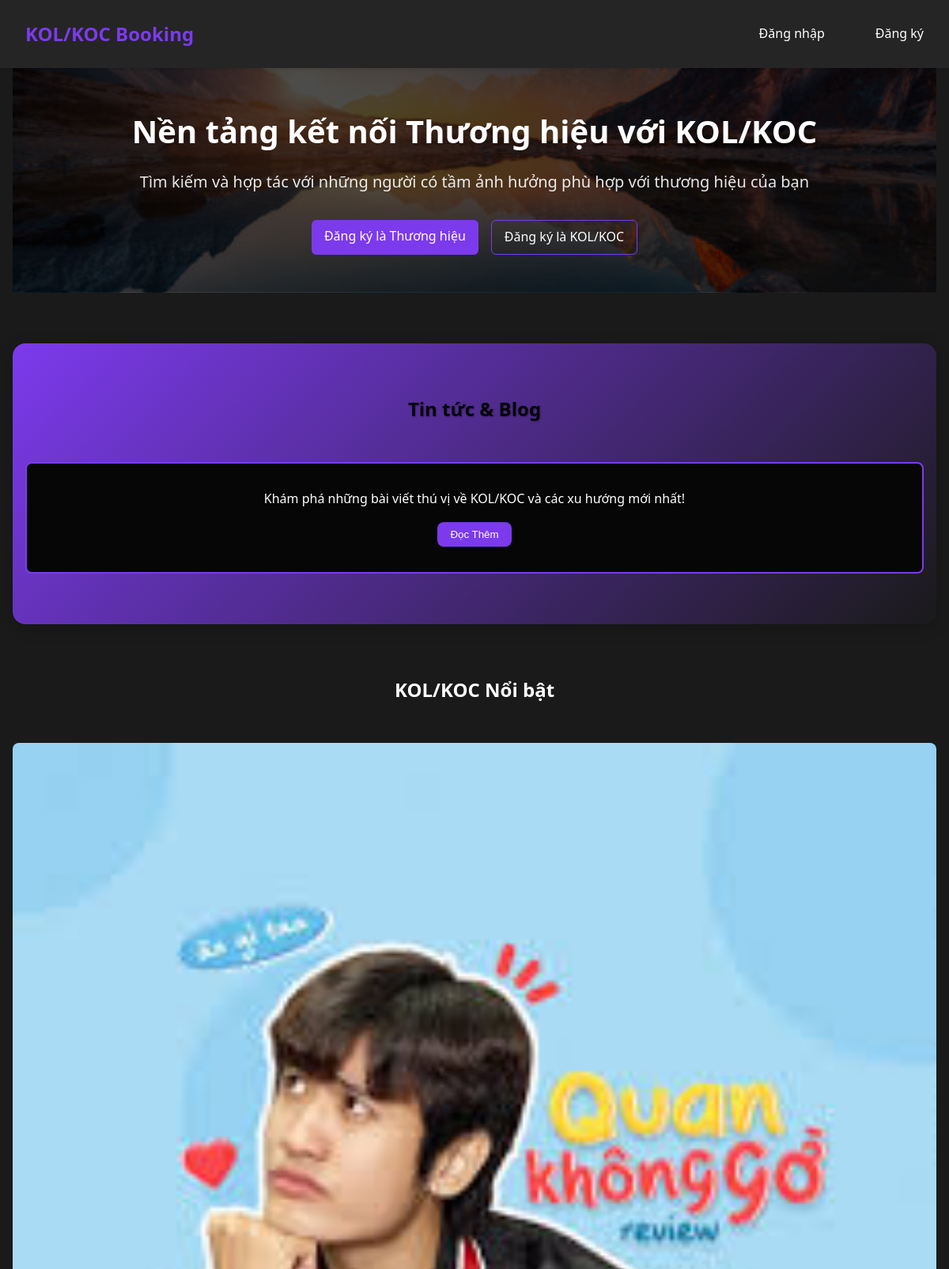
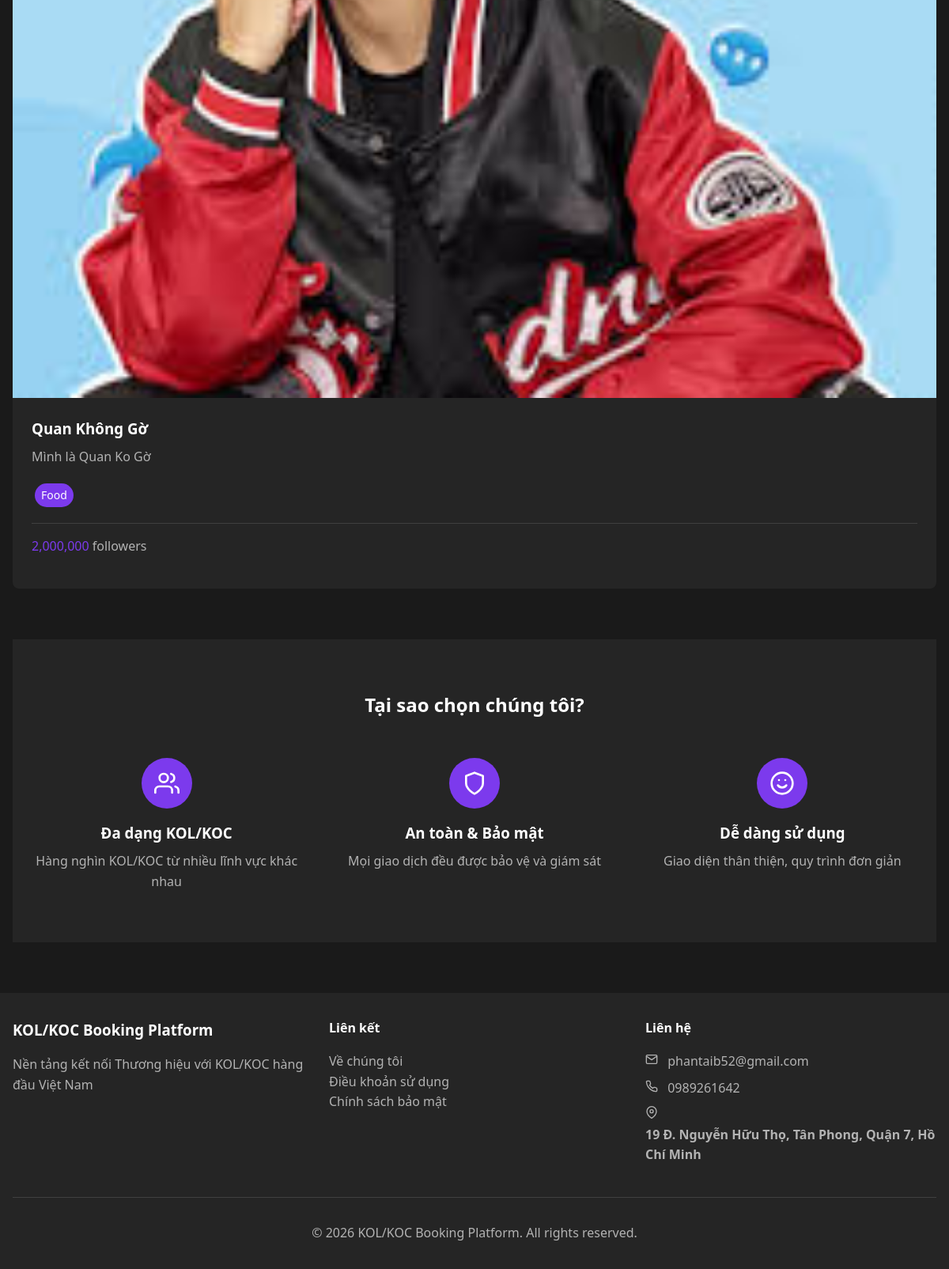
/view, run on the app's committed database (2 pictures, top to bottom).
### tables this page shows
CREATE TABLE `settings` (
  `id` varchar(50) NOT NULL,
  `name` varchar(100) NOT NULL,
  `value` text DEFAULT NULL,
  `type` enum('text','image','json') NOT NULL DEFAULT 'text',
  `created_at` timestamp NOT NULL DEFAULT current_timestamp(),
  `updated_at` timestamp NOT NULL DEFAULT current_timestamp() ON UPDATE current_timestamp()
);

CREATE TABLE `profiles` (
  `user_id` int(10) UNSIGNED NOT NULL,
  `name` varchar(100) NOT NULL,
  `avatar` varchar(255) DEFAULT NULL,
  `bio` text DEFAULT NULL,
  `industry` varchar(100) DEFAULT NULL,
  `social_links` varchar(255) DEFAULT NULL,
  `followers` int(11) DEFAULT NULL
);

### models/Settings.php (called while the page is built, shortened)
<?php
require_once __DIR__ . '/../includes/Database.php';
class Settings {
    private static $db;
    private static $instance = null;
    private function __construct() {
        self::$db = Database::getInstance();
        self::$db->query("CREATE TABLE IF NOT EXISTS settings (
            id VARCHAR(50) PRIMARY KEY,
            name VARCHAR(100) NOT NULL,
            value TEXT,
            type ENUM('text', 'image', 'json') NOT NULL DEFAULT 'text',
            created_at TIMESTAMP DEFAULT CURRENT_TIMESTAMP,
            updated_at TIMESTAMP DEFAULT CURRENT_TIMESTAMP ON UPDATE CURRENT_TIMESTAMP
        )");
        $defaultSettings = [
            'homepage_background' => ['Homepage Background Image', '', 'image'],
            'contact_email' => ['Contact Email', '', 'text'],
            'contact_phone' => ['Contact Phone', '', 'text'],
            'contact_address' => ['Contact Address', '', 'text'],
            'pinned_kols' => ['Pinned KOLs', '[]', 'json'],
            'blog_content' => ['Blog Content', '', 'text']
        ];
        foreach ($defaultSettings as $id => [$name, $value, $type]) {
            $stmt = self::$db->prepare("INSERT IGNORE INTO settings (id, name, value, type) VALUES (?, ?, ?, ?)");
            $stmt->execute([$id, $name, $value, $type]);
        }
    }
    public static function getInstance() {
        if (self::$instance === null) {
            self::$instance = new Settings();
        }
        return self::$instance;
    }
    public static function get($id) {
        self::getInstance();
        $stmt = self::$db->prepare("SELECT * FROM settings WHERE id = ?");
        $stmt->execute([$id]);
        $setting = $stmt->fetch();
        return $setting ? $setting['value'] : null;
    }
}
?>

### includes/Database.php (called while the page is built, shortened)
<?php
class Database {
    private static $instance = null;
    private $connection;
    private function __construct() {
        try {
            $this->connection = new PDO(
                "mysql:host=" . DB_HOST . ";dbname=" . DB_NAME . ";charset=utf8mb4",
                DB_USER,
                DB_PASS,
                [
                    PDO::ATTR_ERRMODE => PDO::ERRMODE_EXCEPTION,
                    PDO::ATTR_DEFAULT_FETCH_MODE => PDO::FETCH_ASSOC,
                    PDO::ATTR_EMULATE_PREPARES => false
                ]
            );
        } catch (PDOException $e) {
            die("Connection failed: " . $e->getMessage());
        }
    }
    public static function getInstance() {
        if (self::$instance === null) {
            self::$instance = new self();
        }
        return self::$instance;
    }
    public function prepare($sql) {
        return $this->connection->prepare($sql);
    }
    public function query($sql) {
        return $this->connection->query($sql);
    }
}

### includes/Util.php (called while the page is built, shortened)
<?php
class Util {
    public static function isAuthenticated() {
        return isset($_SESSION['user_id']);
    }
}

### view/index.php (the view, shortened to what this page needs)
<?php
require_once '../includes/Util.php';
require_once '../models/Settings.php';
function getFeaturedKolKocs($limit = 6) {
    $db = Database::getInstance();
    $pinnedIds = json_decode(Settings::get('pinned_kols') ?? '[]', true);
    $pinnedKols = [];
    if (!empty($pinnedIds)) {
        $placeholders = str_repeat('?,', count($pinnedIds) - 1) . '?';
        $sql = "SELECT u.id, u.email, p.name, p.avatar, p.bio, p.industry, p.followers,
                COUNT(DISTINCT b.id) as total_bookings,
                AVG(CASE WHEN r.rating IS NOT NULL THEN r.rating ELSE NULL END) as avg_rating,
                GROUP_CONCAT(DISTINCT c.name) as categories
                FROM users u
                JOIN profiles p ON u.id = p.user_id
                LEFT JOIN bookings b ON u.id = b.kol_koc_id
                LEFT JOIN reviews r ON u.id = r.target_id
                LEFT JOIN user_categories uc ON u.id = uc.user_id
                LEFT JOIN categories c ON uc.category_id = c.id
                WHERE u.role = 'kol_koc' AND u.status = 'active' AND u.id IN ($placeholders)
                GROUP BY u.id
                ORDER BY FIELD(u.id, $placeholders)";
        $stmt = $db->prepare($sql);
        $stmt->execute([...array_values($pinnedIds), ...array_values($pinnedIds)]);
        $pinnedKols = $stmt->fetchAll();
    }
    $remainingLimit = $limit - count($pinnedKols);
    if ($remainingLimit > 0) {
        $notInClause = !empty($pinnedIds) ? "AND u.id NOT IN (" . str_repeat('?,', count($pinnedIds) - 1) . "?)" : "";
        $sql = "SELECT u.id, u.email, p.name, p.avatar, p.bio, p.industry, p.followers,
                COUNT(DISTINCT b.id) as total_bookings,
                AVG(CASE WHEN r.rating IS NOT NULL THEN r.rating ELSE NULL END) as avg_rating,
                GROUP_CONCAT(DISTINCT c.name) as categories
                FROM users u
                JOIN profiles p ON u.id = p.user_id
                LEFT JOIN bookings b ON u.id = b.kol_koc_id
                LEFT JOIN reviews r ON u.id = r.target_id
                LEFT JOIN user_categories uc ON u.id = uc.user_id
                LEFT JOIN categories c ON uc.category_id = c.id
                WHERE u.role = 'kol_koc' AND u.status = 'active' $notInClause
                GROUP BY u.id
                ORDER BY avg_rating DESC, p.followers DESC
                LIMIT ?";
        $params = empty($pinnedIds) ? [$remainingLimit] : [...array_values($pinnedIds), $remainingLimit];
        $stmt = $db->prepare($sql);
        $stmt->execute($params);
        $topKols = $stmt->fetchAll();
        return array_merge($pinnedKols, $topKols);
    }
    return $pinnedKols;
}
$featuredKolKocs = getFeaturedKolKocs();
$backgroundImage = Settings::get('homepage_background');
$blogContent = Settings::get('blog_content');
require_once '../includes/header.php';
?>
<link rel="stylesheet" href="../assets/css/index.css">
<div class="hero-section" style="
    background: <?= $backgroundImage
        ? "linear-gradient(rgba(0,0,0,0.7), rgba(0,0,0,0.7)), url('../Uploads/backgrounds/" . htmlspecialchars($backgroundImage) . "')"
        : "linear-gradient(to right, var(--bg-primary), var(--bg-secondary))" ?>;
    background-size: cover;
    background-position: center;
    color: <?= $backgroundImage ? 'white' : 'inherit' ?>;
">
    <h1>Nền tảng kết nối Thương hiệu với KOL/KOC</h1>
    <p style="color: <?= $backgroundImage ? 'rgba(255,255,255,0.9)' : 'var(--text-secondary)' ?>;">
        Tìm kiếm và hợp tác với những người có tầm ảnh hưởng phù hợp với thương hiệu của bạn
    </p>
    <?php if (!Util::isAuthenticated()): ?>
        <div class="hero-buttons">
            <a href="register.php?role=brand" class="btn">Đăng ký là Thương hiệu</a>
            <a href="register.php?role=kol_koc" class="btn btn-outline">
                Đăng ký là KOL/KOC
            </a>
        </div>
    <?php elseif ($_SESSION['user_role'] === 'brand'): ?>
        <a href="search.php" class="btn">Tìm kiếm KOL/KOC</a>
    <?php endif; ?>
</div>
<div class="blog-section">
    <div class="container">
        <h2>Tin tức & Blog</h2>
        <div class="blog-content">
            <?php if ($blogContent): ?>
                <div class="blog-teaser">
                    <p>Khám phá những bài viết thú vị về KOL/KOC và các xu hướng mới nhất!</p>
                    <button class="btn blog-toggle-btn" onclick="toggleBlogContent()">Đọc Thêm</button>
                </div>
            <?php else: ?>
                <p class="empty-state">Chưa có nội dung blog. Vui lòng kiểm tra lại sau!</p>
            <?php endif; ?>
        </div>
    </div>
</div>
<div class="featured-section">
    <h2>KOL/KOC Nổi bật</h2>
    <div class="featured-grid">
        <?php foreach ($featuredKolKocs as $kol): ?>
            <div class="kol-card">
                <div class="kol-image">
                    <img src="<?= $kol['avatar'] ? '../Uploads/avatars/' . $kol['avatar'] : '../assets/images/default-avatar.png' ?>"
                         alt="<?= htmlspecialchars($kol['name'] ?? '') ?>">
                </div>
                <div class="kol-content">
                    <div class="kol-header">
                        <h3><?= htmlspecialchars($kol['name'] ?? '') ?></h3>
                    </div>
                    <p class="kol-bio">
                        <?= htmlspecialchars($kol['bio'] ?? '') ?>
                    </p>
                    <?php if ($kol['categories']): ?>
                        <div class="kol-categories">
                            <?php foreach (explode(',', $kol['categories']) as $category): ?>
                                <span class="category-tag">
                                    <?= htmlspecialchars($category) ?>
                                </span>
                            <?php endforeach; ?>
                        </div>
                    <?php endif; ?>
                    <div class="kol-stats">
                        <div>
                            <span class="stat-value"><?= number_format((int)($kol['followers'] ?? 0)) ?></span>
                            <span class="stat-label"> followers</span>
                        </div>
                    </div>
                </div>
            </div>
        <?php endforeach; ?>
    </div>
</div>
<div class="features-section">
    <div class="container">
        <h2>Tại sao chọn chúng tôi?</h2>
        <div class="features-grid">
            <div class="feature-card">
                <div class="feature-icon">
                </div>
                <h3 class="feature-title">Đa dạng KOL/KOC</h3>
                <p class="feature-description">
                    Hàng nghìn KOL/KOC từ nhiều lĩnh vực khác nhau
                </p>
            </div>
            <div class="feature-card">
                <div class="feature-icon">
                    <svg xmlns="http://www.w3.org/2000/svg" width="32" height="32" viewBox="0 0 24 24" fill="none" stroke="currentColor" stroke-width="2" stroke-linecap="round" stroke-linejoin="round">
                        <path d="M12 22s8-4 8-10V5l-8-3-8 3v7c0 6 8 10 8 10z"></path>
                    </svg>
                </div>
                <h3 class="feature-title">An toàn & Bảo mật</h3>
                <p class="feature-description">
                    Mọi giao dịch đều được bảo vệ và giám sát
                </p>
            </div>
            <div class="feature-card">
                <div class="feature-icon">
                </div>
                <h3 class="feature-title">Dễ dàng sử dụng</h3>
                <p class="feature-description">
                    Giao diện thân thiện, quy trình đơn giản
                </p>
            </div>
        </div>
    </div>
</div>
<?php require_once '../includes/footer.php'; ?>

### includes/footer.php (shortened to what this page needs)
<?php
require_once __DIR__ . '/../models/Settings.php';
?>
</main>
    <footer>
        <div class="container">
            <div class="footer-grid">
                <div>
                    <h3 class="footer-heading">KOL/KOC Booking Platform</h3>
                    <p>Nền tảng kết nối Thương hiệu với KOL/KOC hàng đầu Việt Nam</p>
                </div>
                <div>
                    <h4 class="footer-heading">Liên kết</h4>
                    <ul class="footer-list">
                        <li><a href="../view/about.php" class="footer-link">Về chúng tôi</a></li>
                        <li><a href="../view/terms.php" class="footer-link">Điều khoản sử dụng</a></li>
                        <li><a href="../view/privacy.php" class="footer-link">Chính sách bảo mật</a></li>
                    </ul>
                </div>
                <div>
                    <h4 class="footer-heading">Liên hệ</h4>
                    <ul class="footer-list">
                        <?php if ($email = Settings::get('contact_email')): ?>
                            <li class="contact-item">
                                <?= htmlspecialchars($email) ?>
                            </li>
                        <?php endif; ?>
                        <?php if ($phone = Settings::get('contact_phone')): ?>
                            <li class="contact-item">
                                <?= htmlspecialchars($phone) ?>
                            </li>
                        <?php endif; ?>
                        <?php if ($address = Settings::get('contact_address')): ?>
                            <li class="contact-item">
                                <svg xmlns="http://www.w3.org/2000/svg" width="16" height="16" viewBox="0 0 24 24" fill="none" stroke="currentColor" stroke-width="2" stroke-linecap="round" stroke-linejoin="round" class="contact-icon">
                                    <path d="M21 10c0 7-9 13-9 13s-9-6-9-13a9 9 0 0 1 18 0z"></path>
                                    <circle cx="12" cy="10" r="3"></circle>
                                </svg>
                                <span><?= htmlspecialchars_decode($address) ?></span>
                            </li>
                        <?php endif; ?>
                    </ul>
                </div>
            </div>
            <div class="footer-divider">
                <p>© <?= date('Y') ?> KOL/KOC Booking Platform. All rights reserved.</p>
            </div>
        </div>
    </footer>
</body>
</html>

### data on the page
settings: value (picture)
profiles: avatar (picture), name "Quan Không Gờ", bio "Mình là Quan Ko Gờ", category "Food", followers "2,000,000"
settings: value "phantaib52@gmail.com"
settings: value "0989261642"
settings: value "19 Đ. Nguyễn Hữu Thọ, Tân Phong, Quận 7, Hồ Chí Minh"
